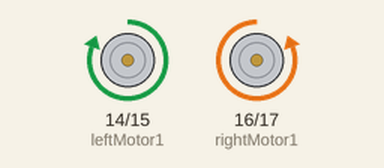
Simulated run of this sketch. Board: Arduino Uno, built with avr-gcc and run on an emulated ATmega328P. Shown: motor-driver pin pairs drawn as motors (green arrow = first pin HIGH = forward, orange = second pin HIGH = backward, longer = more drive, scaled by the enable pin).

Above: at 0.5 s.
At 1.5 s:
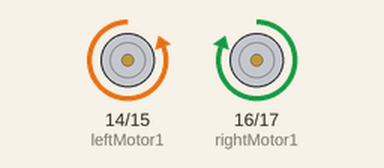
At 2.5 s:
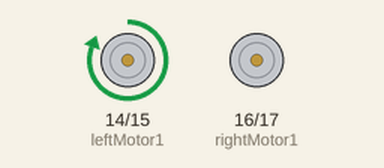
At 3.5 s:
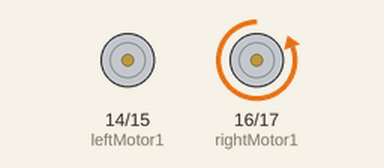
Timing chart, 0 to 5.2 s (numbered marks = the images above):
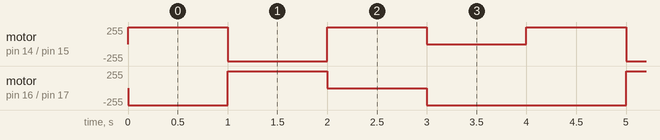

Measured:
- by itself, motor on pin 16 (rightMotor1) / pin 17 (rightMotor2): repeats every 4.0 s: forward 255/255 1.0 s, stopped 1.0 s, backward 255/255 2.0 s
- by itself, motor on pin 14 (leftMotor1) / pin 15 (leftMotor2): repeats every 4.0 s: backward 255/255 1.0 s, forward 255/255 1.0 s, stopped 1.0 s, forward 255/255 1.0 s

The sketch:

1ceshi.ino
```cpp
#include <Servo.h>
//定义五中运动状态
#define STOP      0
#define FORWARD   1
#define BACKWARD  2
#define TURNLEFT  3
#define TURNRIGHT 4
//定义需要用到的引脚
int leftMotor1 = 14;
int leftMotor2 = 15;
int rightMotor1 = 16;
int rightMotor2 = 17;
int leftPWM = 2;
int rightPWM = 3;
void setup() {
  // put your setup code here, to run once:
  //设置控制电机的引脚为输出状态
  pinMode(leftMotor1, OUTPUT);
  pinMode(leftMotor2, OUTPUT);
  pinMode(rightMotor1, OUTPUT);
  pinMode(rightMotor2, OUTPUT);
  pinMode(leftPWM, OUTPUT);
  pinMode(rightPWM, OUTPUT);
}

void loop() {
  // put your main code here, to run repeatedly:
  int cmd;
  for(cmd=0;cmd<4;cmd++)//依次执行向前、向后、向左、向右、停止四个运动状态
  {
    motorRun(cmd,255);
    delay(1000);//每个命令执行2s
  }
}
//运动控制函数
void motorRun(int cmd,int value)
{
  analogWrite(leftPWM, value);  //设置PWM输出，即设置速度
  analogWrite(rightPWM, value);
  switch(cmd){
      case 0:
      Serial.println("FORWARD"); //输出状态
      digitalWrite(leftMotor1, HIGH);
      digitalWrite(leftMotor2, LOW);
      digitalWrite(rightMotor1, LOW);
      digitalWrite(rightMotor2, HIGH);
      break;
      case 1:
      Serial.println("BACKWARD"); //输出状态
      digitalWrite(leftMotor1, LOW);
      digitalWrite(leftMotor2,HIGH );
      digitalWrite(rightMotor1,HIGH );
      digitalWrite(rightMotor2,LOW);
      break;
      case 2:
      Serial.println("TURN LEFT"); //输出状态
      digitalWrite(leftMotor1, HIGH);
      digitalWrite(leftMotor2, LOW);
      digitalWrite(rightMotor1, LOW);
      digitalWrite(rightMotor2, LOW);
      break;
    case 3:
      Serial.println("TURN RIGHT"); //输出状态
      digitalWrite(leftMotor1, LOW);
      digitalWrite(leftMotor2, LOW);
      digitalWrite(rightMotor1, LOW);
      digitalWrite(rightMotor2, HIGH);
      break;
     default:
      Serial.println("STOP"); //输出状态
      digitalWrite(leftMotor1, LOW);
      digitalWrite(leftMotor2, LOW);
      digitalWrite(rightMotor1, LOW);
      digitalWrite(rightMotor2, LOW);
  }
}
```
